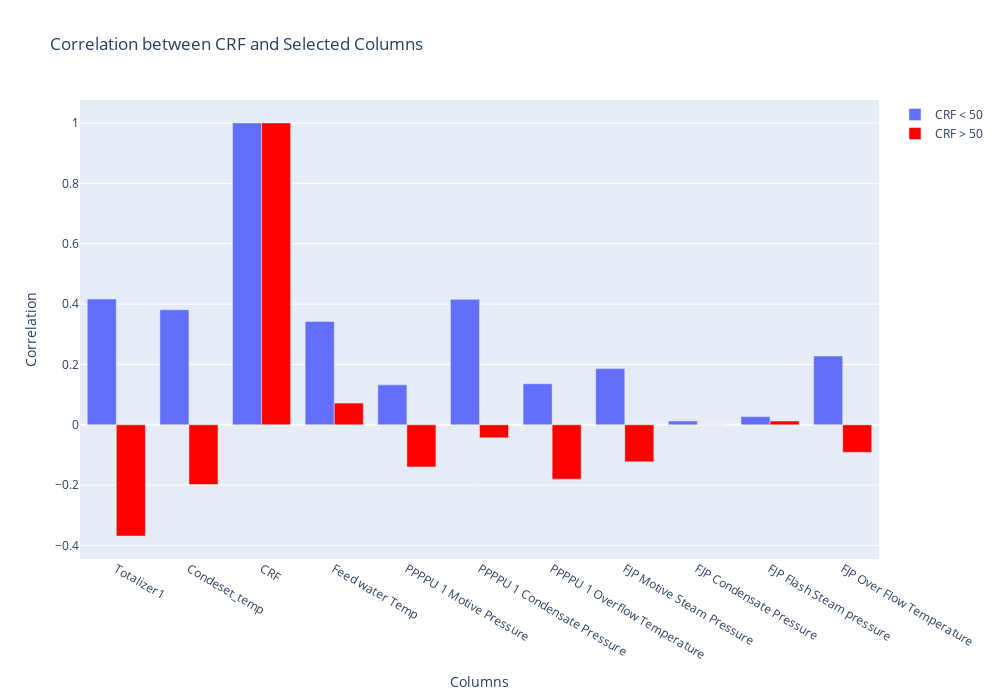

Source (notebook cell):
### Code cell
import plotly.graph_objects as go

fig = go.Figure()

# Add the first set of bars for CRF_corr
fig.add_trace(go.Bar(x=sel_col, y=CRF_corr1, name='CRF < 50'))

# Add the second set of bars for CRF_corrg50 (colored in red)
fig.add_trace(go.Bar(x=sel_col, y=CRF_corrg50_1, name='CRF > 50', marker_color='red'))

# Update layout
fig.update_layout(
    title='Correlation between CRF and Selected Columns',
    xaxis_title='Columns',
    yaxis_title='Correlation',
    barmode='group',
    width=1000, 
    height=700
)

fig.show()

### Figure 1 — Plotly figure (JSON) as saved in the notebook; plotly's stock layout.template omitted (floating-point values rounded to 4 significant figures)
{"data": [{"name": "CRF < 50", "type": "bar", "x": ["Totalizer1", "Condeset_temp", "CRF", "Feed water Temp", "PPPPU 1 Motive Pressure", "PPPPU 1 Condensate Pressure", "PPPPU 1 Overflow Temperature", "FJP Motive Steam Pressure", "FJP Condensate Pressure", "FJP Flash Steam pressure", "FJP Over Flow Temperature"], "y": [0.4167, 0.3811, 1, 0.3425, 0.1323, 0.4157, 0.1359, 0.1861, 0.01276, 0.0272, 0.2278]}, {"marker": {"color": "red"}, "name": "CRF > 50", "type": "bar", "x": ["Totalizer1", "Condeset_temp", "CRF", "Feed water Temp", "PPPPU 1 Motive Pressure", "PPPPU 1 Condensate Pressure", "PPPPU 1 Overflow Temperature", "FJP Motive Steam Pressure", "FJP Condensate Pressure", "FJP Flash Steam pressure", "FJP Over Flow Temperature"], "y": [-0.3685, -0.1977, 1, 0.07206, -0.1396, -0.04309, -0.18, -0.1227, -0.0003337, 0.01256, -0.09122]}], "layout": {"barmode": "group", "height": 700, "title": {"text": "Correlation between CRF and Selected Columns"}, "width": 1000, "xaxis": {"autorange": true, "range": [-0.5, 10.5], "title": {"text": "Columns"}, "type": "category"}, "yaxis": {"autorange": true, "range": [-0.4445, 1.076], "title": {"text": "Correlation"}, "type": "linear"}}}
